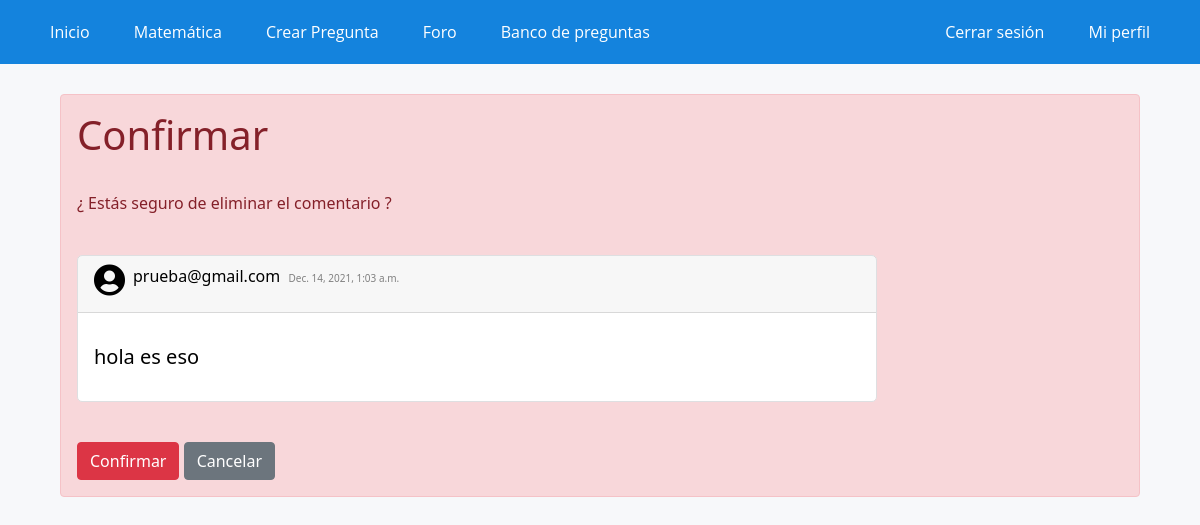
The page /eliminar/8/ (signed in) on the database its author committed.
### WebApp/models.py (models this page shows, shortened)
class Comentario(models.Model):
    usuario = models.ForeignKey(settings.AUTH_USER_MODEL, on_delete=models.DO_NOTHING, default=1)
    texto = models.TextField(verbose_name="Comentario",max_length=2500)
    content_type = models.ForeignKey(ContentType, on_delete=models.CASCADE)
    object_id = models.PositiveIntegerField()
    content_object = GenericForeignKey('content_type', 'object_id')
    padre = models.ForeignKey("self", null=True, blank=True, on_delete= models.CASCADE)
    tiempo = models.DateTimeField(auto_now_add=True)
    objects = ComentarioManager()
    class Meta:
        ordering = ['-tiempo']

### WebApp/views.py (the view)
# urls.py: path('eliminar/<id>/', eliminarComentario, name='eliminar'),
def eliminarComentario(request, id):
    instance = get_object_or_404(Comentario, id=id)
    if instance.usuario != request.user:
        response = HttpResponse("No eres el usuario que creó este comentario")
        response.status_code = 403
        return response
    if request.method == "POST":
        padre_instance_url = instance.content_object.get_absolute_url()
        instance.delete()
        return HttpResponseRedirect(padre_instance_url)
    context = {
        'instance': instance
    }
    return render(request, 'app/eliminar.html', context )

### WebApp/models.py (called while the page is built)
    def get_absolute_url(self):
        return reverse('foro2', kwargs={'pk': self.pk})

### WebApp/templates/app/eliminar.html (shortened to what this page needs)
{% extends 'app/base.html' %}
{% load static %}
{% block contenido %}
<div class="elContenedor" style="padding-top: 30px;">
    <div class="alert alert-danger" role="alert">
    <h1>
        Confirmar
    </h1>
    <br>
    <p>
            ¿ Estás seguro de eliminar el comentario ?
        </p>
    <form method="POST">
        <div class="preguntas mb-3" style="max-width: 800px; ">
            <div class="card-header" style="color: black;"><i style="float: left; "class="svg-inline--fa fas fa-user-circle fa-2x">&nbsp;</i> <p style="display: inline-block; ">{{instance.usuario}}</p> &nbsp;<h7 style="color: gray; font-size: 10px;">{{instance.tiempo}}</h7></div>
            <div class="card-body">
                <p class="card-text">
                    <h5 style="color: black;">{{instance.texto}}</h5>
                </p>
            </div>
        </div>
        <br>
        <button class="btn btn-danger"  type="submit">
            Confirmar
        </button>
        <a class="btn btn-secondary"  href="{{instance.content_object.get_absolute_url}}" style="text-decoration: none;">
            Cancelar
        </a>
    </form>
      </div>
</div>
{% endblock %}

### WebApp/static/app/css/styles.css (style rules this page uses)
* { margin: 0; padding: 0; -webkit-box-sizing: border-box; -moz-box-sizing: border-box; box-sizing: border-box; }
body { background: rgb(247,248,250); }
.elContenedor { width: 90%; padding-top: 0px; margin:auto; }
.preguntas { background-color: rgb(255,255,255); border-radius: 5px ; margin-bottom: 40px; margin-top: 40px; border: 1px solid rgb(222,223,225); }

### rows shown on the page
Comentario: usuario "prueba@gmail.com", tiempo "Dec. 14, 2021, 1:03 a.m.", texto "hola es eso"
